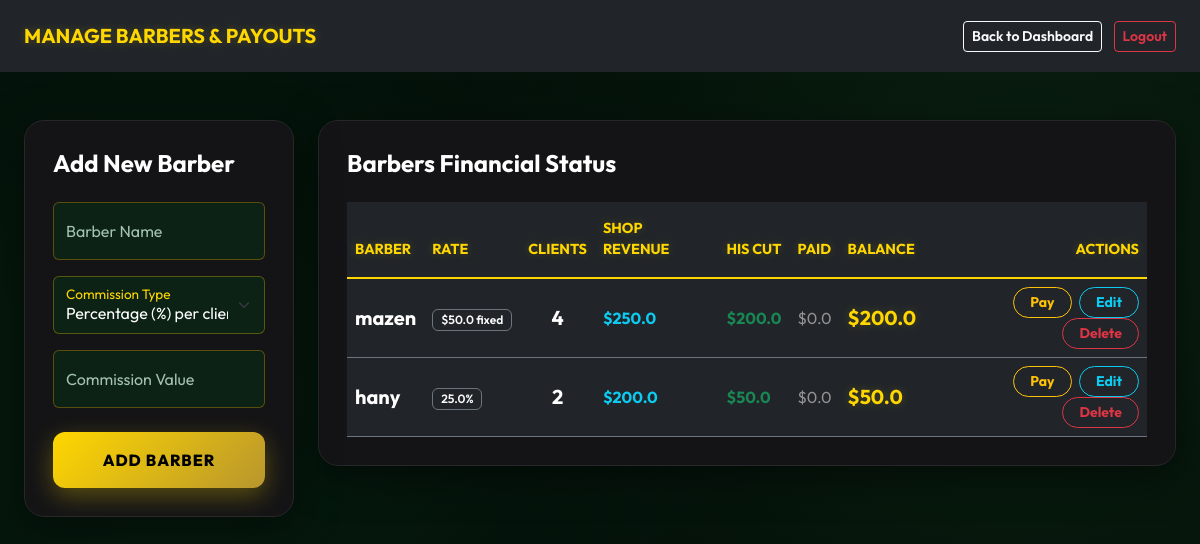
Screenshot of /manage_barbers (signed in) with the database file from the repository.
### app.py (models this page shows)
class Barber(db.Model):
    id = db.Column(db.Integer, primary_key=True)
    name = db.Column(db.String(100), nullable=False)
    commission_type = db.Column(db.String(20), default='percentage')
    commission_value = db.Column(db.Float, default=0.0)
    total_paid = db.Column(db.Float, default=0.0)
    balance = db.Column(db.Float, default=0.0)

### app.py (the view, shortened to what this page needs)
@app.route('/manage_barbers', methods=['GET', 'POST'])
@login_required
def manage_barbers():
    if current_user.role != 'owner': return "Access Denied"
    barbers = Barber.query.all()
    stats = []
    for b in barbers:
        total_earned = sum(t.barber_cut for t in b.transactions)
        balance = total_earned - b.total_paid
        total_shop_revenue = sum(t.total_price for t in b.transactions)
        total_transactions = len(b.transactions)
        stats.append({
            'barber': b,
            'total_earned': total_earned,
            'balance': balance,
            'shop_revenue': total_shop_revenue,
            'clients_served': total_transactions
        })
    return render_template('manage_barbers.html', stats=stats)

### app.py (called while the page is built, shortened)
@login_manager.user_loader
def load_user(user_id):
    return User.query.get(int(user_id))

@app.context_processor
def inject_translations():
    lang = session.get('lang', 'en')
    translations = {}
    def t(key, default_english):
        return translations.get(key, default_english)
    return dict(t=t, current_lang=lang)

@app.context_processor
def inject_global_data():
    lang = session.get('lang', 'en')
    translations = {}
    def t(key, default_english):
        return translations.get(key, default_english)
    low_stock_count = 0
    if current_user.is_authenticated and current_user.role == 'owner':
        low_stock_count = Product.query.filter(Product.is_active == True, Product.stock <= Product.low_stock_threshold).count()
    return dict(t=t, current_lang=lang, low_stock_count=low_stock_count)

### templates/manage_barbers.html (shortened to what this page needs)
<!DOCTYPE html>
<html lang="en">
<head>
    <link href="https://cdn.jsdelivr.net/npm/bootstrap@5.3.0/dist/css/bootstrap.min.css" rel="stylesheet">
    <link rel="stylesheet" href="{{ url_for('static', filename='style.css') }}">
</head>
<body>
    <nav class="navbar navbar-dark bg-dark px-4 py-3 sticky-top mb-5 animate-fade">
        <span class="navbar-brand text-gold fw-bold">MANAGE BARBERS & PAYOUTS</span>
        <div>
            <a href="/owner" class="btn btn-outline-light btn-sm me-2" style="font-weight: 600;">Back to Dashboard</a>
            <a href="/logout" class="btn btn-outline-danger btn-sm" style="font-weight: 600;">Logout</a>
        </div>
    </nav>
    <div class="container-fluid px-4">
        <div class="row g-4">
            <div class="col-xl-3 col-lg-4 animate-slide-left delay-1">
                <div class="luxury-card sticky-top" style="top: 100px; background-color: #141416; border: 1px solid #27272a;">
                    <h4 class="mb-4 text-white fw-bold">Add New Barber</h4>
                    <form method="POST">
                        <div class="form-floating mb-3">
                            <input type="text" name="name" class="form-control" placeholder="Barber Name" required>
                            <label class="text-secondary">Barber Name</label>
                        </div>
                        <div class="form-floating mb-3">
                            <select name="commission_type" class="form-select" required>
                                <option value="percentage">Percentage (%) per client</option>
                            </select>
                            <label class="text-secondary">Commission Type</label>
                        </div>
                        <div class="form-floating mb-4">
                            <input type="number" name="commission_value" step="0.01" class="form-control" placeholder="e.g. 30 or 15" required>
                            <label class="text-secondary">Commission Value</label>
                        </div>
                        <button type="submit" class="btn btn-gold w-100 py-3 fw-bold">Add Barber</button>
                    </form>
                </div>
            </div>
            <div class="col-xl-9 col-lg-8 animate-fade-up delay-2">
                <div class="luxury-card" style="background-color: #141416; border: 1px solid #27272a;">
                    <h4 class="mb-4 text-white fw-bold">Barbers Financial Status</h4>
                    <div class="table-responsive">
                        <table class="table table-dark table-hover table-borderless mb-0">
                            <thead>
                                <tr class="text-gold border-bottom border-secondary">
                                    <th class="py-3">BARBER</th>
                                    <th class="py-3">RATE</th>
                                    <th class="py-3 text-center">CLIENTS</th>
                                    <th class="py-3">SHOP REVENUE</th>
                                    <th class="py-3">HIS CUT</th>
                                    <th class="py-3">PAID</th>
                                    <th class="py-3">BALANCE</th>
                                    <th class="text-end py-3">ACTIONS</th>
                                </tr>
                            </thead>
                            <tbody>
                                {% for s in stats %}
                                <tr class="border-bottom border-secondary align-middle">
                                    <td class="fw-bold text-white fs-5">{{ s.barber.name }}</td>
                                    <td>
                                        <span class="badge bg-dark border border-secondary text-light fw-semibold px-2 py-1">
                                            {% if s.barber.commission_type == 'percentage' %}{{ s.barber.commission_value }}%{% else %}${{ s.barber.commission_value }} fixed{% endif %}
                                        </span>
                                    </td>
                                    <td class="text-center fw-bold text-white fs-5">
                                        {{ s.clients_served }}
                                    </td>
                                    <td class="text-info fw-bold">
                                        ${{ s.shop_revenue|round(2) }}
                                    </td>
                                    <td class="text-success fw-bold">
                                        ${{ s.total_earned|round(2) }}
                                    </td>
                                    <td class="text-white-50">
                                        ${{ s.barber.total_paid|round(2) }}
                                    </td>
                                    <td class="text-gold fw-bold fs-5">
                                        ${{ s.balance|round(2) }}
                                    </td>
                                    <td class="text-end">
                                        <button class="btn btn-sm btn-outline-warning px-3 rounded-pill fw-bold" data-bs-toggle="modal" data-bs-target="#payModal{{ s.barber.id }}">Pay</button>
                                        <button class="btn btn-sm btn-outline-info px-3 rounded-pill fw-bold ms-1" data-bs-toggle="modal" data-bs-target="#editBarberModal{{ s.barber.id }}">Edit</button>
                                        <form action="/delete_barber/{{ s.barber.id }}" method="POST" class="d-inline" onsubmit="return confirm('Delete this barber permanently?');">
                                            <button type="submit" class="btn btn-sm btn-outline-danger px-3 rounded-pill fw-bold ms-1">Delete</button>
                                        </form>
                                    </td>
                                </tr>
                                {% endfor %}
                            </tbody>
                        </table>
                    </div>
                </div>
            </div>
        </div>
    </div>
</body>
</html>

### static/style.css (style rules this page uses)
:root { --bg-deep: #030e08; --card-bg: rgba(10, 38, 22, 0.65); --gold-bright: #FFD700; --gold-dark: #b8962d; --text-pure: #FFFFFF; --text-sage: #A3C2B1; --neon-glow: rgba(255, 215, 0, 0.3); --border-color: rgba(255, 215, 0, 0.15); }
body { background-color: var(--bg-deep); background-image: radial-gradient(circle at 15% 50%, rgba(10, 50, 25, 0.4), transparent 50%), radial-gradient(circle at 85% 30%, rgba(20, 60, 30, 0.4), transparent 50%); color: var(--text-pure); font-family: 'Outfit', sans-serif; min-height: 100vh; }
.luxury-card { background: var(--card-bg); backdrop-filter: blur(16px); -webkit-backdrop-filter: blur(16px); border: 1px solid var(--border-color); border-radius: 20px; padding: 28px; box-shadow: 0 10px 40px rgba(0, 0, 0, 0.5); transition: all 0.4s cubic-bezier(0.175, 0.885, 0.32, 1.275); }
.text-gold { color: var(--gold-bright) !important; text-shadow: 0 0 10px rgba(255, 215, 0, 0.2); }
.btn-gold { background: linear-gradient(135deg, var(--gold-bright) 0%, var(--gold-dark) 100%) !important; color: #000000 !important; font-weight: 800 !important; text-transform: uppercase; letter-spacing: 1px; border: none !important; border-radius: 12px; padding: 15px 30px; box-shadow: 0 8px 25px var(--neon-glow); transition: 0.3s; }
.table { color: var(--text-pure); }
.table thead th { border-bottom: 2px solid var(--gold-bright); color: var(--gold-bright); font-size: 0.9rem; text-transform: uppercase; }
.table tbody tr { border-bottom: 1px dashed rgba(163, 194, 177, 0.2); transition: 0.2s; }
.form-floating > .form-control, .form-floating > .form-select { background-color: rgba(10, 38, 22, 0.8) !important; border: 1px solid rgba(255, 215, 0, 0.3) !important; color: #ffffff !important; }
.form-floating > label { color: var(--text-sage) !important; }
.form-floating > .form-control:focus ~ label, .form-floating > .form-control:not(:placeholder-shown) ~ label, .form-floating > .form-select ~ label { color: var(--gold-bright) !important; }
.form-floating > .form-control:focus ~ label::after, .form-floating > .form-control:not(:placeholder-shown) ~ label::after, .form-floating > .form-select ~ label::after { background-color: transparent !important; }

### rows the page displays
Barber: barber.name "mazen", barber.commission_value "50.0", barber.total_paid "0.0"
Barber: barber.name "hany", barber.commission_value "25.0", barber.total_paid "0.0"

### other values shown
{{ s.clients_served }} "4" "2"
{{ s.shop_revenue|round(2) }} "250.0" "200.0"
{{ s.total_earned|round(2) }} "200.0" "50.0"
{{ s.balance|round(2) }} "200.0" "50.0"
